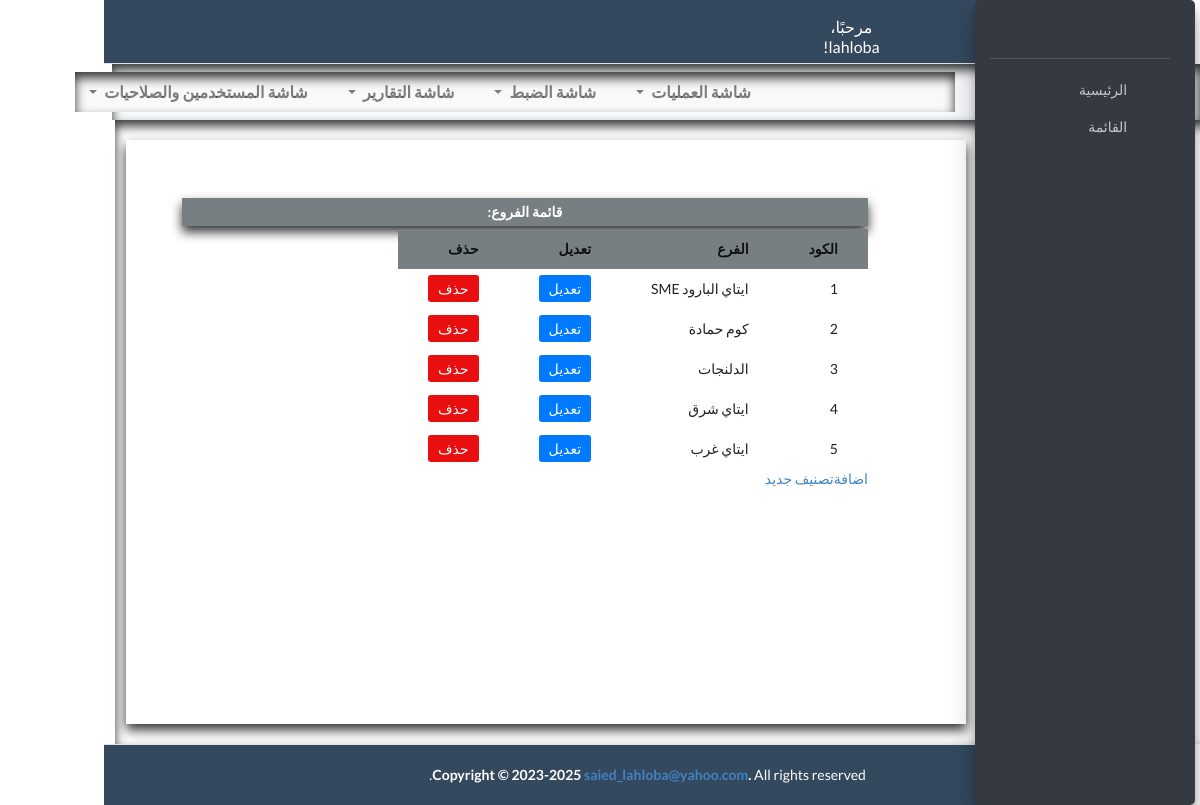
The page /branch-list/ (signed in) on the database its author committed.
### add_asset_invoice/models.py (models this page shows, shortened)
class Branch(models.Model):
    branch_name = models.CharField(null=True, blank= True, max_length=100, verbose_name='اسم الفرع')

### add_asset_invoice/views.py (the view)
# urls.py: path('branch-list/', HasPermission('screenViewPranches')(views.BranchList.as_view()), name='branch-list'),
@method_decorator(login_required, name='dispatch')
class BranchList(ListView):
    model = Branch
    def get_context_data(self, **kwargs):
        context = super().get_context_data(**kwargs)
        has_permission_branches = self.request.user.userpermission_set.filter(permission="screenViewPranches").exists()
        context['has_permission_branches'] = has_permission_branches
        return context

### add_asset_invoice/context_processors.py (called while the page is built)
def user_info(request):
    user_info = {}
    if request.user.is_authenticated:
        user_info['username'] = request.user.username
    return {'user_info': user_info}

### templates/add_asset_invoice/branch_list.html (shortened to what this page needs)
{% extends "base.html" %}
{% block content %}
<div class="container">
    <div style="direction: rtl;" class="col-12  container_group">
        <div  class="content-wrapper p-5">
            <h5 class="adress_name">قائمة الفروع: </h5>
            <ul  class="">
                <table class="table-expe">
                    <tr>
                        <th>الكود</th>
                        <th>الفرع</th>
                        <th>تعديل</th>
                        <th>حذف</th>
                    </tr>
                    {% for group in object_list %}
                    <tr>
                        <li class="row-1">
                            <td><span>{{ group.pk }}</span></td>
                            <td><span>{{ group.branch_name }}</span></td>
                            <td><a class=" coll-1 edit" href="{% url 'branch_update' group.pk %}">تعديل</a></td>
                            <td><a class="coll-2 delete" href="{% url 'branch_delete' group.pk %}">حذف</a></td>
                        </li>
                    </tr>
                    {% empty %}
                    <li>No profile yet.</li>
                    {% endfor %}
                </table>
            </ul>
            <p>
                <a href="{% url 'branch' %}">اضافةتصنيف جديد </a>
            </p>
        </div>
    </div>
</div>
{% endblock %}

### templates/parts/nav.html
<nav class="header main-header navbar navbar-expand navbar-white navbar-light">
  <ul class="navbar-nav">
      <li class="nav-item">
          <a class="nav-link" data-widget="pushmenu" href="#"><i class="fas fa-bars"></i></a>
      </li>
      <li class="nav-item d-none d-sm-inline-block">
          {% if user_info.username %}
              <a href="{% url 'index' %}" class="header nav-link"><span>مرحبًا، {{ user_info.username }}!</span></a>
          {% endif %}
      </li>
  </ul>
</nav>

### asset_management_system/static/css/style.css (style rules this page uses)
.p-5 { padding: 3rem !important; padding-right: 7rem !important; }
th { position: sticky; top: 0; background-color: hsl(200, 4%, 49%); z-index: 1; }
.main-header .nav-link { height: 3.5rem; position: relative; }
.main-header { margin-right: 226px !important; }
table td, table th { white-space: wrap; }
table { width: 100%; border-collapse: collapse; display: table-cell; }
.container { display: inline-flex; position: relative; right: -64px; background-color: #fff; box-shadow: 0 0 5px rgba(0, 0, 0, 0.1); width: 100%; margin: 0 auto; padding: 20px; max-width: none; width: 94vw; box-shadow: inset 0px 6px 11px 0px rgba(0, 0, 0, 0.8); }
.adress_name { display: inline-block; width: 98%; background-color: hsl(200, 4%, 49%); color: #fff; margin-bottom: 3px; text-align: center; font-weight: bold; padding: 5px; margin-top: 16px !important; box-shadow: 0px 6px 11px 0px rgba(0, 0, 0, 0.8); }
.header { background-color: #34495e; color: #fff !important; text-align: center; padding-right: 10px; width: 86%; }
ul { margin: 0; padding: 0; list-style: none; }
.row-1 { display: flex; justify-content: space-between; align-items: center; margin-bottom: 0px; }
.edit, .delete { text-decoration: none; padding: 5px 10px; background-color: #007bff; color: #fff; border-radius: 3px; }
.delete { background-color: #e90f0f; }
p { margin-top: 10px; }
a { color: #007bff; text-decoration: none; }
p { margin-bottom: 20px; }
.table-expe tr th, .table-expe tr td { padding: 10px 30px; }
.navbar-nav .nav-link { font-size: 16px; color: #333; padding: 10px 20px; transition: background-color 0.2s, color 0.2s; }
.content-wrapper { padding: 3rem; }
.content-wrapper { padding: 0; margin: 0; padding-right: 23px; width: 80vw !important; height: 73vh !important; max-width: 70vw; min-height: 50% !important; background-color: #fff; box-shadow: 0 0 5px rgba(0, 0, 0, 0.1); box-shadow: 0px 6px 11px 0px rgba(0, 0, 0, 0.8); }
.navbar-expand .navbar-nav { margin-right: 178px; }
body:not(.sidebar-mini-md) .main-footer, body:not(.sidebar-mini-md) .main-header { margin-right: 4.6rem!important; }

### rows shown on the page
Branch: pk "1", branch_name "ايتاي البارود SME"
Branch: pk "2", branch_name "كوم حمادة"
Branch: pk "3", branch_name "الدلنجات"
Branch: pk "4", branch_name "ايتاي شرق"
Branch: pk "5", branch_name "ايتاي غرب"

### other values the page prints
{{ user_info.username }} "lahloba"
